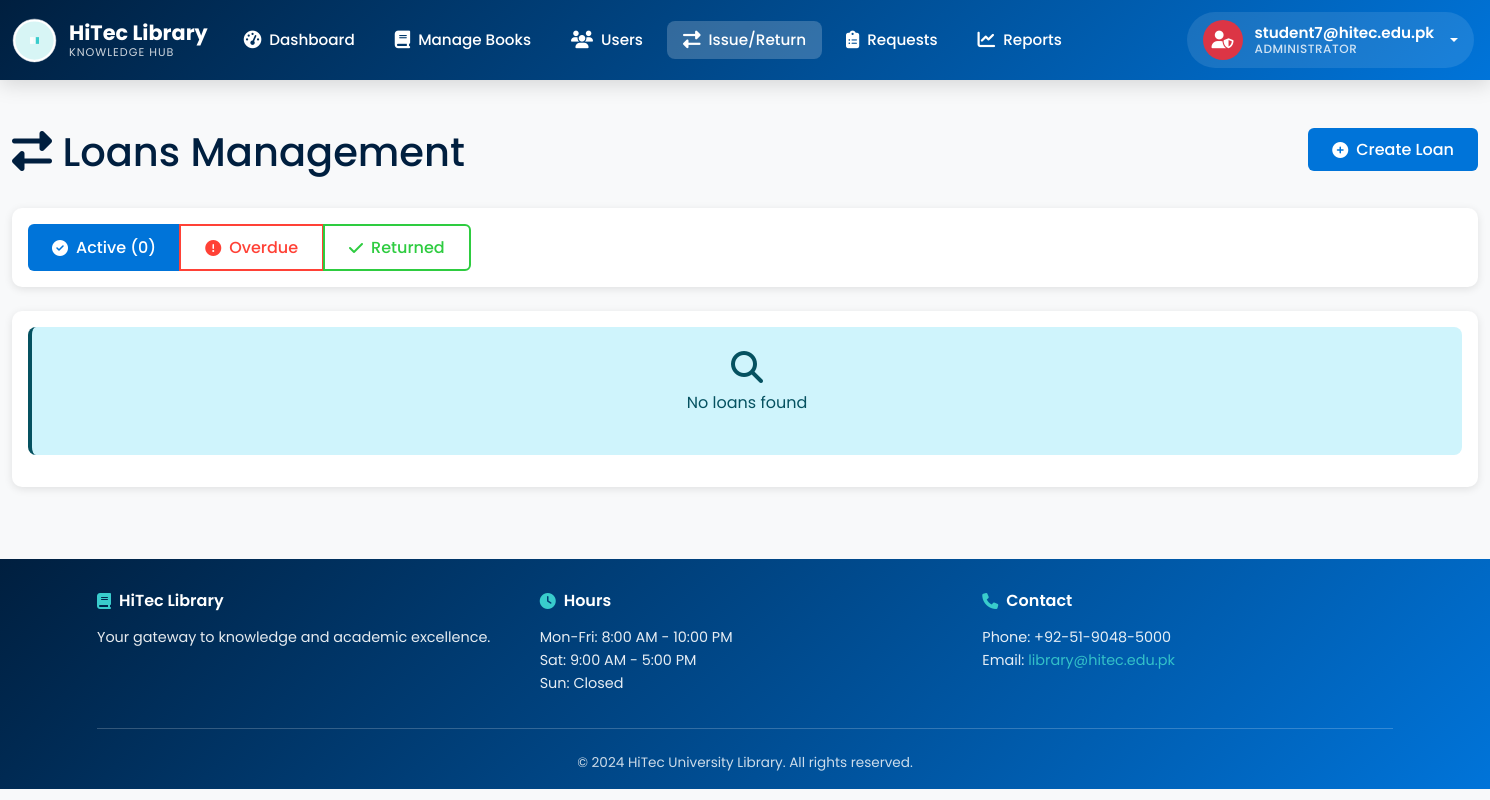
Page /admin/loans (signed in) on the earlier database version.
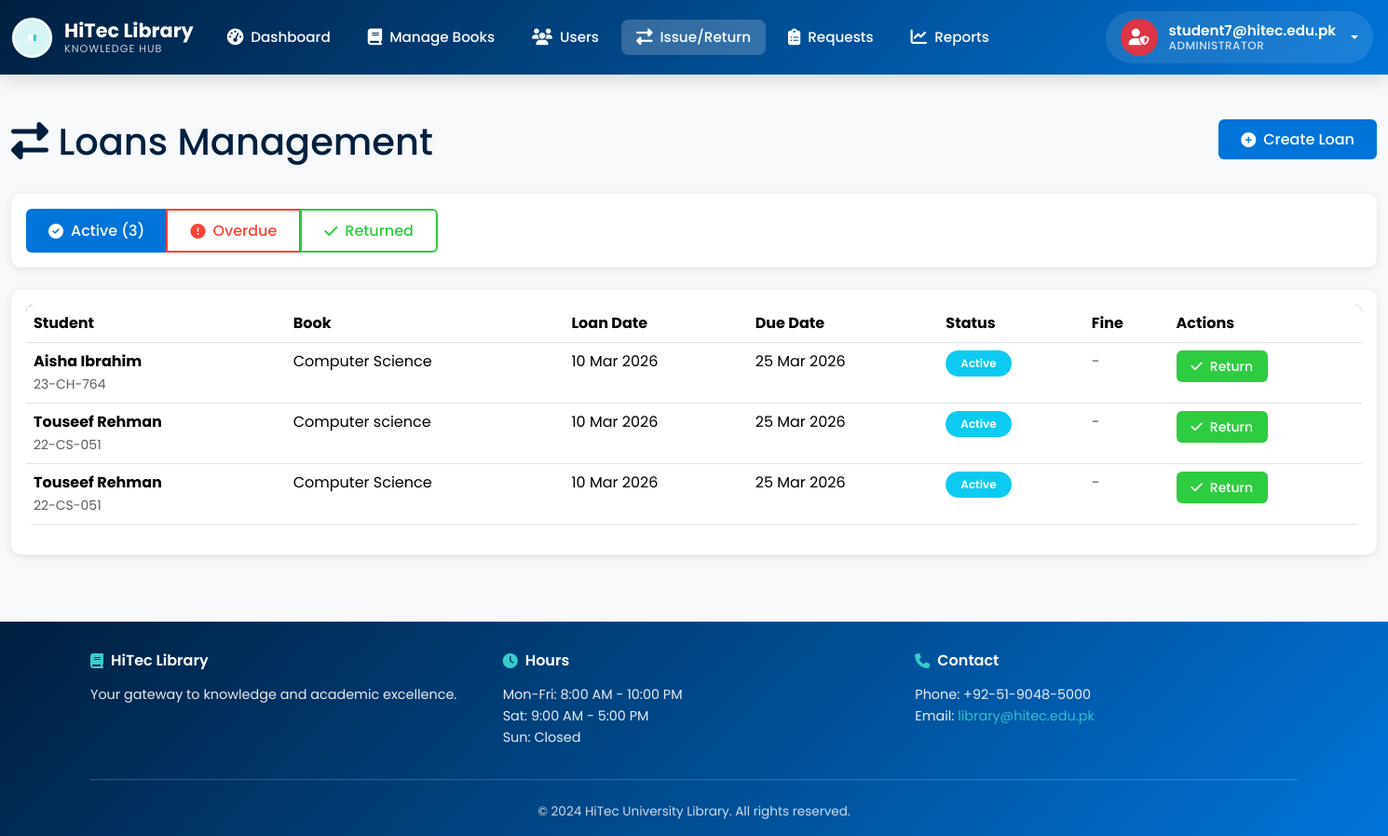
Same page on the later database version.
### app.py (models this page shows, shortened)
class Loan(db.Model):
    id = db.Column(db.Integer, primary_key=True)
    student_id = db.Column(db.Integer, db.ForeignKey('student.id'), nullable=False)
    book_id = db.Column(db.Integer, db.ForeignKey('book.id'), nullable=False)
    loan_date = db.Column(db.DateTime, default=get_utc_now)
    due_date = db.Column(db.DateTime, nullable=False)
    return_date = db.Column(db.DateTime)
    is_returned = db.Column(db.Boolean, default=False)
    fine_amount = db.Column(db.Float, default=0.0)
    def calculate_fine(self):
        if not self.is_returned:
            now = get_utc_now()
            if now > self.due_date:
                days_overdue = (now - self.due_date).days
                self.fine_amount = days_overdue * LATE_FEE_PER_DAY
        return self.fine_amount
    def is_overdue(self):
        if not self.is_returned:
            return get_utc_now() > self.due_date
        return False

class Student(db.Model):
    id = db.Column(db.Integer, primary_key=True)
    name = db.Column(db.String(150), nullable=False)
    email = db.Column(db.String(100), unique=True, nullable=False)
    roll_number = db.Column(db.String(20), unique=True, nullable=False)
    phone = db.Column(db.String(15))
    department = db.Column(db.String(100))
    semester = db.Column(db.Integer)
    library_card_number = db.Column(db.String(50), unique=True, nullable=False)
    password_hash = db.Column(db.String(255), nullable=True)  # For student authentication
    card_status = db.Column(db.String(20), default='active')  # active, suspended, expired
    total_fines = db.Column(db.Float, default=0.0)
    registered_at = db.Column(db.DateTime, default=get_utc_now)
    profile_image = db.Column(db.String(500), default='https://ui-avatars.com/api/?name={}&background=random'.format('Student'))
    last_login = db.Column(db.DateTime, nullable=True)
    loans = db.relationship('Loan', backref='student', lazy=True)
    reviews = db.relationship('Review', backref='student', lazy=True)

class Book(db.Model):
    id = db.Column(db.Integer, primary_key=True)
    title = db.Column(db.String(200), nullable=False)
    author = db.Column(db.String(150), nullable=False)
    isbn = db.Column(db.String(20), unique=True)
    genre = db.Column(db.String(50))
    year_published = db.Column(db.Integer)
    publisher = db.Column(db.String(150))
    total_copies = db.Column(db.Integer, default=1)
    available_copies = db.Column(db.Integer, default=1)
    cover_image = db.Column(db.String(500))
    description = db.Column(db.Text)
    average_rating = db.Column(db.Float, default=0.0)
    created_at = db.Column(db.DateTime, default=get_utc_now)
    loans = db.relationship('Loan', backref='book', lazy=True)
    reviews = db.relationship('Review', backref='book', lazy=True)

### app.py (the view)
@app.route('/admin/loans')
@login_required
def admin_loans():
    page = request.args.get('page', 1, type=int)
    status = request.args.get('status', 'active')
    query = Loan.query
    if status == 'active':
        query = query.filter_by(is_returned=False)
    elif status == 'overdue':
        query = query.filter(
            Loan.is_returned == False,
            Loan.due_date < get_utc_now()
        )
    elif status == 'returned':
        query = query.filter_by(is_returned=True)
    loans = query.order_by(Loan.loan_date.desc()).paginate(page=page, per_page=ITEMS_PER_PAGE)
    for loan in loans.items:
        loan.calculate_fine()
    return render_template('admin/loans.html', loans=loans, status=status)

### templates/admin/loans.html (shortened to what this page needs)
{% extends "base.html" %}
{% block content %}
<div class="container-fluid py-4">
    <div class="row mb-4">
        <div class="col-md-8">
            <h1 class="text-primary">
                <i class="fas fa-exchange-alt"></i> Loans Management
            </h1>
        </div>
        <div class="col-md-4 text-end">
            <a href="/admin/loans/create" class="btn btn-primary">
                <i class="fas fa-plus-circle"></i> Create Loan
            </a>
        </div>
    </div>
    <div class="card border-0 shadow-sm mb-4">
        <div class="card-body">
            <div class="btn-group" role="group">
                <a href="/admin/loans?status=active" class="btn {% if status == 'active' %}btn-primary{% else %}btn-outline-primary{% endif %}">
                    <i class="fas fa-check-circle"></i> Active ({{ loans.total if status == 'active' else '?' }})
                </a>
                <a href="/admin/loans?status=overdue" class="btn {% if status == 'overdue' %}btn-danger{% else %}btn-outline-danger{% endif %}">
                    <i class="fas fa-exclamation-circle"></i> Overdue
                </a>
                <a href="/admin/loans?status=returned" class="btn {% if status == 'returned' %}btn-success{% else %}btn-outline-success{% endif %}">
                    <i class="fas fa-check"></i> Returned
                </a>
            </div>
        </div>
    </div>
    <div class="card border-0 shadow-sm">
        <div class="card-body">
            {% if loans.items %}
            <div class="table-responsive">
                <table class="table table-hover">
                    <thead>
                        <tr>
                            <th>Student</th>
                            <th>Book</th>
                            <th>Loan Date</th>
                            <th>Due Date</th>
                            <th>Status</th>
                            <th>Fine</th>
                            <th>Actions</th>
                        </tr>
                    </thead>
                    <tbody>
                        {% for loan in loans.items %}
                        <tr>
                            <td>
                                <strong>{{ loan.student.name }}</strong><br>
                                <small class="text-muted">{{ loan.student.roll_number }}</small>
                            </td>
                            <td>{{ loan.book.title[:40] }}</td>
                            <td>{{ loan.loan_date.strftime('%d %b %Y') }}</td>
                            <td>{{ loan.due_date.strftime('%d %b %Y') }}</td>
                            <td>
                                {% if loan.is_returned %}
                                    <span class="badge bg-success">Returned</span>
                                {% elif loan.is_overdue() %}
                                    <span class="badge bg-danger">Overdue</span>
                                {% else %}
                                    <span class="badge bg-info">Active</span>
                                {% endif %}
                            </td>
                            <td>
                                {% if loan.fine_amount > 0 %}
                                <span class="badge bg-warning">PKR {{ "%.2f"|format(loan.fine_amount) }}</span>
                                {% else %}
                                <span class="text-muted">-</span>
                                {% endif %}
                            </td>
                            <td>
                                {% if not loan.is_returned %}
                                <form method="POST" action="/admin/loans/{{ loan.id }}/return" style="display: inline;">
                                    <button type="submit" class="btn btn-sm btn-success" onclick="return confirm('Mark as returned?')">
                                        <i class="fas fa-check"></i> Return
                                    </button>
                                </form>
                                {% else %}
                                <span class="text-muted">-</span>
                                {% endif %}
                            </td>
                        </tr>
                        {% endfor %}
                    </tbody>
                </table>
            </div>
            {% else %}
            <div class="alert alert-info text-center py-4">
                <i class="fas fa-search fa-2x mb-2"></i>
                <p>No loans found</p>
            </div>
            {% endif %}
        </div>
    </div>
</div>
{% endblock %}

### templates/base.html (shortened to what this page needs)
<!DOCTYPE html>
<html lang="en">
<head>
    <link href="https://cdn.jsdelivr.net/npm/bootstrap@5.3.2/dist/css/bootstrap.min.css" rel="stylesheet">
    <link rel="stylesheet" href="https://cdnjs.cloudflare.com/ajax/libs/font-awesome/6.4.0/css/all.min.css">
</head>
<body>
    <nav class="navbar navbar-dark sticky-top">
        <div class="container-fluid">
            <a class="navbar-brand d-flex align-items-center" href="/">
                <div class="brand-logo">
                </div>
                <div class="brand-text">
                    <span class="brand-name">HiTec Library</span>
                    <small class="brand-tagline">Knowledge Hub</small>
                </div>
            </a>
            <div class="d-none d-lg-flex flex-grow-1 align-items-center">
                <ul class="navbar-nav me-auto mb-2 mb-lg-0 flex-row">
                    {% if session.get('admin_id') %}
                    <li class="nav-item">
                        <a class="nav-link {% if request.endpoint == 'admin_dashboard' %}active{% endif %}" href="/admin/dashboard">
                            <i class="fas fa-tachometer-alt"></i>
                            <span>Dashboard</span>
                        </a>
                    </li>
                    <li class="nav-item">
                        <a class="nav-link {% if request.endpoint == 'admin_books' %}active{% endif %}" href="/admin/books">
                            <i class="fas fa-book"></i>
                            <span>Manage Books</span>
                        </a>
                    </li>
                    <li class="nav-item">
                        <a class="nav-link {% if request.endpoint == 'admin_students' %}active{% endif %}" href="/admin/students">
                            <i class="fas fa-users"></i>
                            <span>Users</span>
                        </a>
                    </li>
                    <li class="nav-item">
                        <a class="nav-link {% if request.endpoint == 'admin_loans' %}active{% endif %}" href="/admin/loans">
                            <i class="fas fa-exchange-alt"></i>
                            <span>Issue/Return</span>
                        </a>
                    </li>
                    <li class="nav-item">
                        <a class="nav-link {% if request.endpoint == 'admin_rental_requests' %}active{% endif %}" href="/admin/rental-requests">
                            <i class="fas fa-clipboard-list"></i>
                            <span>Requests</span>
                        </a>
                    </li>
                    <li class="nav-item">
                        <a class="nav-link {% if request.endpoint == 'admin_reports' %}active{% endif %}" href="/admin/reports">
                            <i class="fas fa-chart-line"></i>
                            <span>Reports</span>
                        </a>
                    </li>
                    {% endif %}
                </ul>
                <ul class="navbar-nav ms-auto align-items-center">
                    {% if session.get('admin_id') %}
                    <li class="nav-item dropdown">
                        <a class="nav-link dropdown-toggle user-dropdown" href="#" data-bs-toggle="dropdown">
                            <div class="user-avatar bg-danger">
                                <i class="fas fa-user-shield"></i>
                            </div>
                            <div class="user-info">
                                <span class="user-name">{{ session.get('admin_username') }}</span>
                                <small class="user-role">Administrator</small>
                            </div>
                        </a>
                    </li>
                    {% endif %}
                </ul>
            </div>
        </div>
    </nav>
    <main>
        {% block content %}{% endblock %}
    </main>
    <footer class="mt-5">
        <div class="container">
            <div class="footer-content">
                <div class="footer-section">
                    <h5><i class="fas fa-book"></i> HiTec Library</h5>
                    <p>Your gateway to knowledge and academic excellence.</p>
                </div>
                <div class="footer-section">
                    <h5><i class="fas fa-clock"></i> Hours</h5>
                    <p>Mon-Fri: 8:00 AM - 10:00 PM<br>Sat: 9:00 AM - 5:00 PM<br>Sun: Closed</p>
                </div>
                <div class="footer-section">
                    <h5><i class="fas fa-phone"></i> Contact</h5>
                    <p>Phone: +92-51-9048-5000<br>Email: <a href="mailto:library@hitec.edu.pk">library@hitec.edu.pk</a></p>
                </div>
            </div>
            <div class="footer-bottom">
                <p>&copy; 2024 HiTec University Library. All rights reserved.</p>
            </div>
        </div>
    </footer>
</body>
</html>

Differences in the rows shown:
added Loan: student.name "Aisha Ibrahim", student.roll_number "23-CH-764", book "Computer Science", loan_date "10 Mar 2026", due_date "25 Mar 2026", is_returned "Active"
added Loan: student.name "Touseef Rehman", student.roll_number "22-CS-051", book "Computer science", loan_date "10 Mar 2026", due_date "25 Mar 2026", is_returned "Active"
added Loan: student.name "Touseef Rehman", student.roll_number "22-CS-051", book "Computer Science", loan_date "10 Mar 2026", due_date "25 Mar 2026", is_returned "Active"
Other differences:
{{ loans.total if status == 'active' else '?' }}: "0" → "3"
text no longer shown: "No loans found"
text now shown: "Student Book Loan Date Due Date Status Fine Actions"
